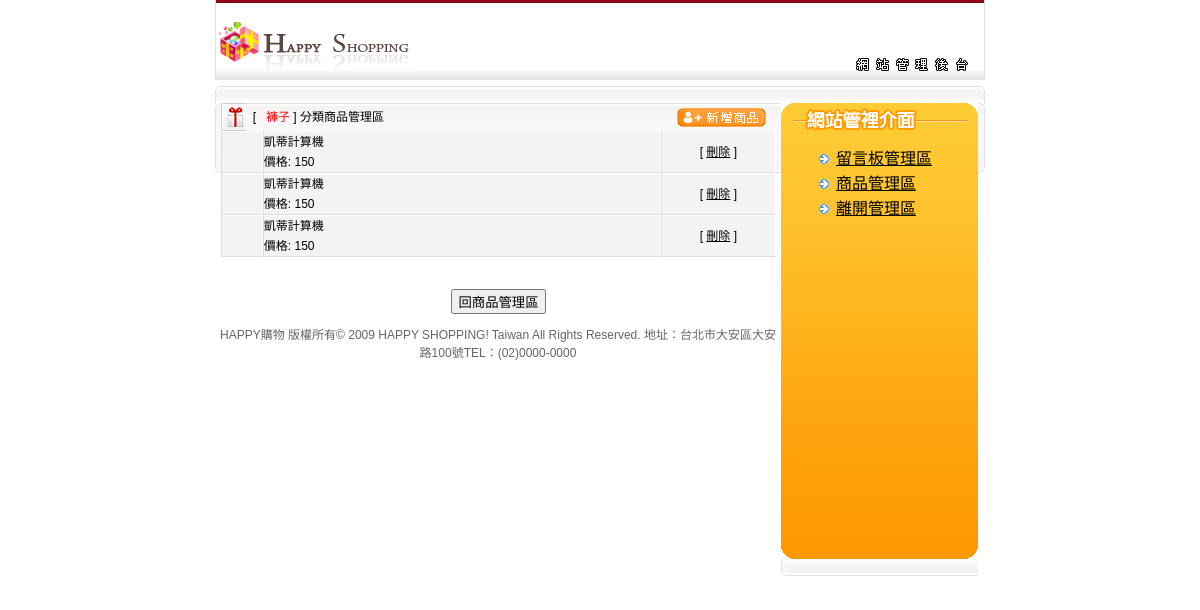
Screenshot of /admin/admin_shop2.php?shop_id=2 with the database file from the repository.
### tables this page shows
CREATE TABLE `product` (
  `product_ID` int(11) NOT NULL,
  `name` varchar(11) NOT NULL,
  `price` int(11) NOT NULL,
  `description` text,
  `picture` varchar(50) DEFAULT NULL,
  `stock` int(11) NOT NULL,
  `category` int(11) NOT NULL,
  `sale_number` int(11) NOT NULL DEFAULT '0'
);

### web/admin/admin_shop2.php (the view, shortened to what this page needs)
<!DOCTYPE html PUBLIC "-//W3C//DTD XHTML 1.0 Transitional//EN" "http://www.w3.org/TR/xhtml1/DTD/xhtml1-transitional.dtd">
<html xmlns="http://www.w3.org/1999/xhtml">
<head>
<link href="../web.css" rel="stylesheet" type="text/css" />
</head>
<body>
<?php include("header.php"); ?>
<div id="main">
  <div id="main1"></div>
  <div id="admin_main2">
    <table width="555" border="0" cellspacing="0" cellpadding="0" background="../images/back11_2.gif">
      <tr>
        <td width="25" align="left"><img src="../images/board11.gif" /></td>
        <td width="404" align="left" valign="middle" background="../images/board04.gif"><span class="font_black">&nbsp; [&nbsp;&nbsp; <span class="font_red">
		<?php
		if($_GET[shop_id]==1){echo "上衣";}
		else if($_GET[shop_id]==2){echo "褲子";}
		else {echo "配件";}
		?>
		 </span>] 分類商品管理區&nbsp; &nbsp;</span></td>
        <td width="116" align="right" background="../images/board04.gif"><a href=
		<?php
		$name="admin_shop2Add.php?shop_id=".$_GET[shop_id];
		echo $name;
		?>><img src="../images/icon_shop2Add.gif" width="89" height="19" border="0" /></a></td>
        <td width="10" align="right"><img src="../images/board05.gif" width="10" height="28" /></td>
      </tr>
    </table>
	<?php
	$r1="select * from product where category = $_GET[shop_id] ";
	$result = mysqli_query($_SESSION['link'], $r1);
	while($row=mysqli_fetch_array($result)) {
	?>
    <table width="555" border="0" cellspacing="0" cellpadding="0">
      <tr>
        <td width="35" height="30" align="left" class="board_add3">&nbsp; &nbsp; <img src=<?php echo "../".$row["picture"];?>
        <td width="350" align="left" class="board_add3">
		<?php echo $row["name"];?><br>價格: <?php echo $row["price"];?>
		</td>
		<td width="100" align="center" class="board_add3"> [ <a href=
		<?php
		$name="admin_shop2Del.php?p_id=".$row[product_ID];
		$name=$name."&shop_id=";
		$name= $name.$_GET[shop_id];
		echo $name;
		?>>刪除</a> ]</td>
      </tr>
    </table>
	<?php
	}
	?>
    <table width="555" border="0" cellspacing="0" cellpadding="0">
      <tr>
        <td align="left" valign="bottom">&nbsp;</td>
        <td align="right" valign="bottom">&nbsp;</td>
      </tr>
    </table>
    <p>
<input name="Submit" type="button" onclick="MM_goToURL('parent','admin_shop1.php');return document.MM_returnValue" value="回商品管理區" />
</p>
  </div>
  <div id="admin_main3">
       <? include("right_zone.php");?>
  </div>
  <div id="main4"></div>
</div>
<?php include("footer.php"); ?>
</body>
</html>

### web/web.css (style rules this page uses)
body { margin-top: 0px; }
body,td,th { color: #000; font-size: 12px; font-family: "新細明體",Verdana, Arial, Helvetica, sans-serif; line-height: 20px; }
a:link,a:active,a:visited { color : #000;font-family: "新細明體",Verdana, Arial, Helvetica, sans-serif; }
#main { background-image: url(images/main.gif); width: 770px; margin-right: auto; margin-left: auto; }
#main1 { background-image: url(images/main1.gif); height: 23px; }
#main4 { background-image: url(images/main4.gif); height: 23px; clear: both; }
#admin_main2 { float: left; width: 555px; padding-right: 5px; padding-left: 6px; text-align: center; }
#admin_main3 { float: right; width: 197px; padding-right: 7px; }
.font_red { color: #F00; }
.font_black { color: #000; }
.board_add3 { background-color: #f3f3f3; border-top-width: 1px; border-bottom-width: 1px; border-top-style: solid; border-bottom-style: solid; border-top-color: #ffffff; border-bottom-color: #dcdcdc; border-right-width: 1px; border-left-width: 1px; border-right-style: solid; border-left-style: solid; border-right-color: #ffffff; border-left-color: #dcdcdc; }

### rows the page displays
product: name "凱蒂計算機", price "150"
product: name "凱蒂計算機", price "150"
product: name "凱蒂計算機", price "150"
